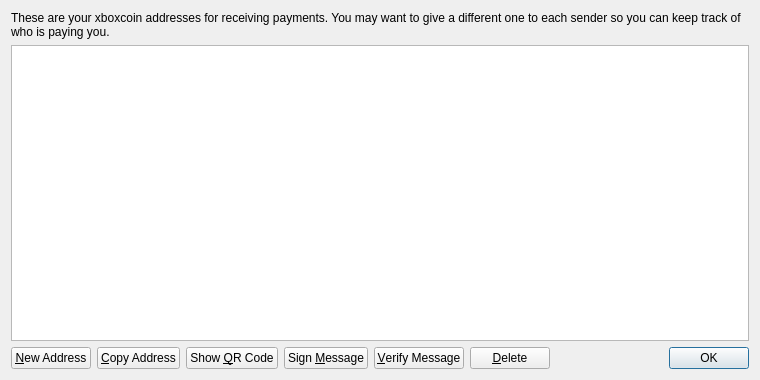
<?xml version="1.0" encoding="UTF-8"?>
<ui version="4.0">
 <class>AddressBookPage</class>
 <widget class="QWidget" name="AddressBookPage">
  <property name="geometry">
   <rect>
    <x>0</x>
    <y>0</y>
    <width>760</width>
    <height>380</height>
   </rect>
  </property>
  <property name="windowTitle">
   <string>Address Book</string>
  </property>
  <layout class="QVBoxLayout" name="verticalLayout">
   <item>
    <widget class="QLabel" name="labelExplanation">
     <property name="text">
      <string>These are your xboxcoin addresses for receiving payments. You may want to give a different one to each sender so you can keep track of who is paying you.</string>
     </property>
     <property name="textFormat">
      <enum>Qt::PlainText</enum>
     </property>
     <property name="wordWrap">
      <bool>true</bool>
     </property>
    </widget>
   </item>
   <item>
    <widget class="QTableView" name="tableView">
     <property name="contextMenuPolicy">
      <enum>Qt::CustomContextMenu</enum>
     </property>
     <property name="toolTip">
      <string>Double-click to edit address or label</string>
     </property>
     <property name="tabKeyNavigation">
      <bool>false</bool>
     </property>
     <property name="alternatingRowColors">
      <bool>true</bool>
     </property>
     <property name="selectionMode">
      <enum>QAbstractItemView::SingleSelection</enum>
     </property>
     <property name="selectionBehavior">
      <enum>QAbstractItemView::SelectRows</enum>
     </property>
     <property name="sortingEnabled">
      <bool>true</bool>
     </property>
     <attribute name="verticalHeaderVisible">
      <bool>false</bool>
     </attribute>
    </widget>
   </item>
   <item>
    <layout class="QHBoxLayout" name="horizontalLayout">
     <item>
      <widget class="QPushButton" name="newAddressButton">
       <property name="toolTip">
        <string>Create a new address</string>
       </property>
       <property name="text">
        <string>&amp;New Address</string>
       </property>
       <property name="icon">
        <iconset resource="../bitcoin.qrc">
         <normaloff>:/icons/add</normaloff>:/icons/add</iconset>
       </property>
      </widget>
     </item>
     <item>
      <widget class="QPushButton" name="copyToClipboard">
       <property name="toolTip">
        <string>Copy the currently selected address to the system clipboard</string>
       </property>
       <property name="text">
        <string>&amp;Copy Address</string>
       </property>
       <property name="icon">
        <iconset resource="../bitcoin.qrc">
         <normaloff>:/icons/editcopy</normaloff>:/icons/editcopy</iconset>
       </property>
      </widget>
     </item>
     <item>
      <widget class="QPushButton" name="showQRCode">
       <property name="text">
        <string>Show &amp;QR Code</string>
       </property>
       <property name="icon">
        <iconset resource="../bitcoin.qrc">
         <normaloff>:/icons/qrcode</normaloff>:/icons/qrcode</iconset>
       </property>
      </widget>
     </item>
     <item>
      <widget class="QPushButton" name="signMessage">
       <property name="toolTip">
        <string>Sign a message to prove you own a xboxcoin address</string>
       </property>
       <property name="text">
        <string>Sign &amp;Message</string>
       </property>
       <property name="icon">
        <iconset resource="../bitcoin.qrc">
         <normaloff>:/icons/edit</normaloff>:/icons/edit</iconset>
       </property>
      </widget>
     </item>
     <item>
      <widget class="QPushButton" name="verifyMessage">
       <property name="toolTip">
        <string>Verify a message to ensure it was signed with a specified xboxcoin address</string>
       </property>
       <property name="text">
        <string>&amp;Verify Message</string>
       </property>
       <property name="icon">
        <iconset resource="../bitcoin.qrc">
         <normaloff>:/icons/transaction_0</normaloff>:/icons/transaction_0</iconset>
       </property>
      </widget>
     </item>
     <item>
      <widget class="QPushButton" name="deleteButton">
       <property name="toolTip">
        <string>Delete the currently selected address from the list</string>
       </property>
       <property name="text">
        <string>&amp;Delete</string>
       </property>
       <property name="icon">
        <iconset resource="../bitcoin.qrc">
         <normaloff>:/icons/remove</normaloff>:/icons/remove</iconset>
       </property>
      </widget>
     </item>
     <item>
      <spacer name="horizontalSpacer">
       <property name="orientation">
        <enum>Qt::Horizontal</enum>
       </property>
       <property name="sizeHint" stdset="0">
        <size>
         <width>40</width>
         <height>20</height>
        </size>
       </property>
      </spacer>
     </item>
     <item>
      <widget class="QDialogButtonBox" name="buttonBox">
       <property name="sizePolicy">
        <sizepolicy hsizetype="Maximum" vsizetype="Fixed">
         <horstretch>0</horstretch>
         <verstretch>0</verstretch>
        </sizepolicy>
       </property>
       <property name="standardButtons">
        <set>QDialogButtonBox::Ok</set>
       </property>
      </widget>
     </item>
    </layout>
   </item>
  </layout>
 </widget>
 <resources>
  <include location="../bitcoin.qrc"/>
 </resources>
 <connections/>
</ui>
